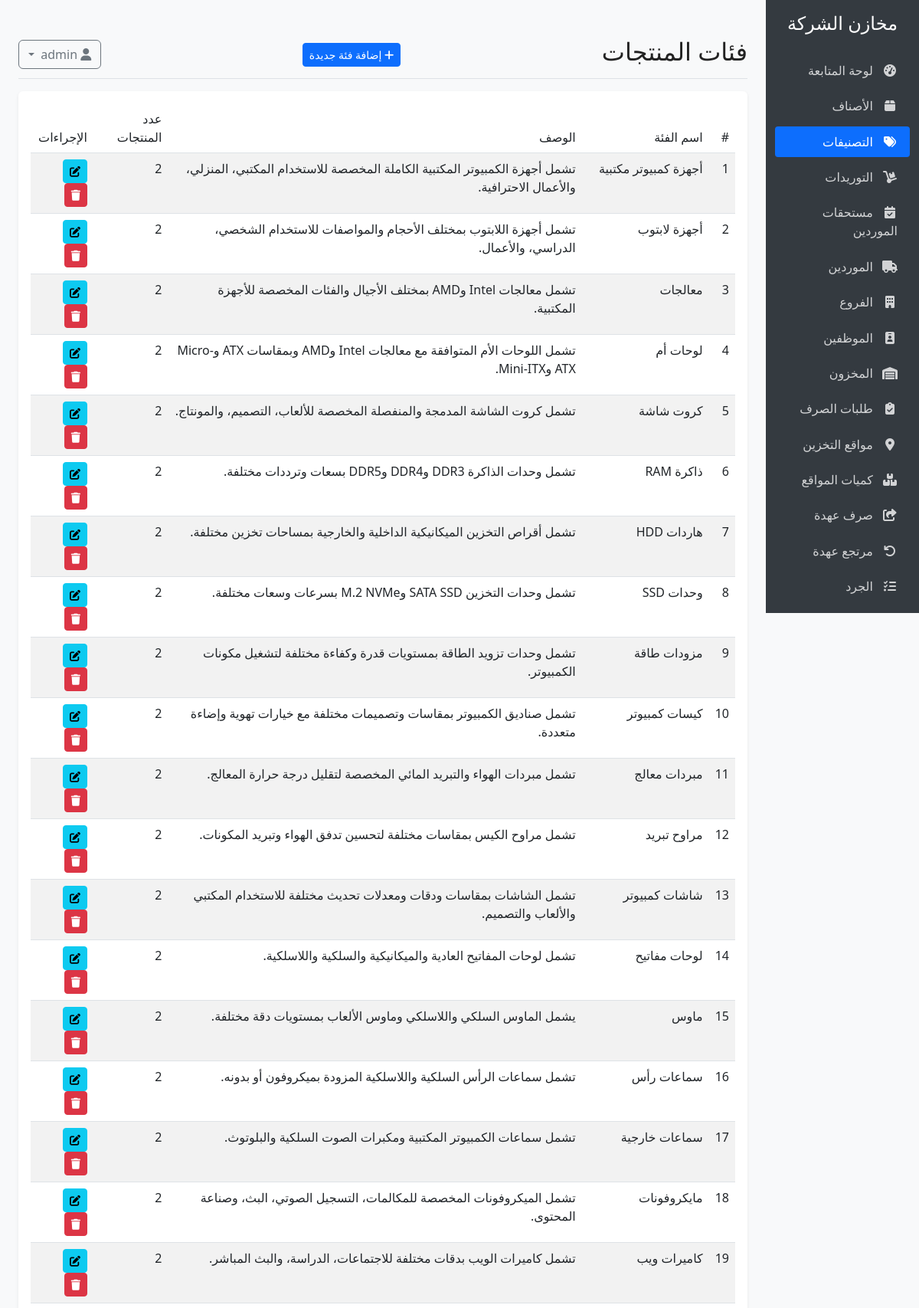
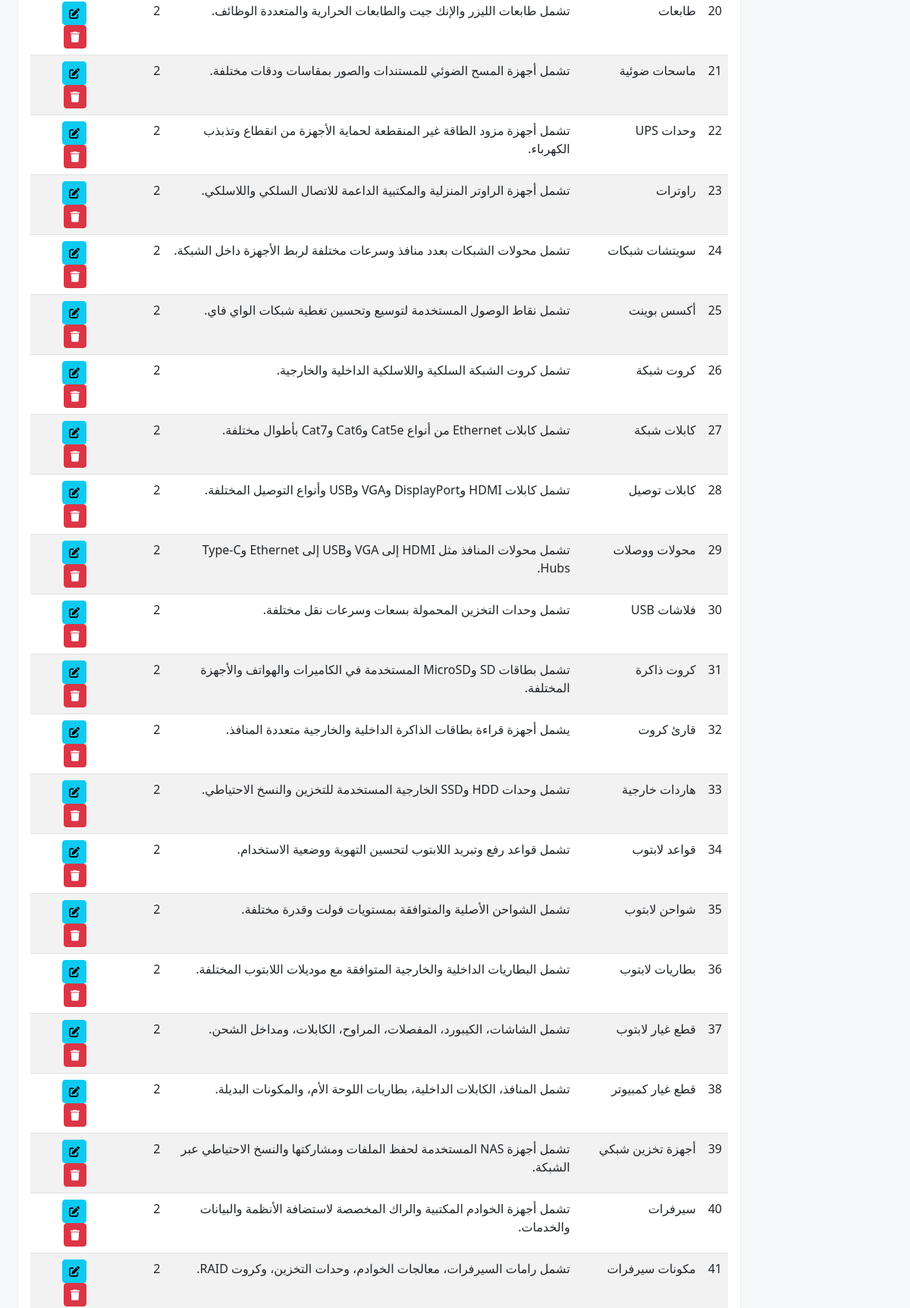
Page /categories (signed in, upper part) on the committed database (2 pictures, top to bottom).
### models.py (models this page shows, shortened)
class Category(db.Model):
    __tablename__ = 'categories'
    id = db.Column(db.Integer, primary_key=True)
    name = db.Column(db.String(100), nullable=False)
    description = db.Column(db.Text, nullable=True)
    notes = db.Column(db.Text, nullable=True)
    products = db.relationship('Product', backref='category', lazy=True)

### app.py (the view)
@app.route('/categories')
@login_required
def categories():
    categories = Category.query.all()
    form = CategoryForm()
    return render_template('categories/index.html', categories=categories, form=form)

### app.py (called while the page is built)
@login_manager.user_loader
def load_user(user_id):
    user = User.query.get(int(user_id))
    if user and not user.is_active:
        return None
    return user

@app.before_request
def hide_retail_pages_in_company_mode():
    path = request.path.rstrip('/') or '/'
    if path.startswith('/static') or not current_user.is_authenticated:
        return None
    if any(path == prefix or path.startswith(f'{prefix}/') for prefix in RETAIL_ONLY_PREFIXES):
        flash('تم إخفاء صفحات البيع والعملاء والكاشير لأن النظام مضبوط كمخزن شركة داخلي.', 'warning')
        return redirect(url_for('index'))
    if path in RETAIL_ONLY_REPORT_PATHS:
        flash('هذا التقرير خاص بالبيع التجاري وغير مستخدم في نظام مخازن الشركة.', 'warning')
        return redirect(url_for('reports'))
    return None

@app.context_processor
def inject_settings():
    from models import Setting
    settings = {s.key: s.value for s in Setting.query.all()}
    def page_url(page):
        args = request.args.to_dict(flat=True)
        args['page'] = page
        return url_for(request.endpoint, **(request.view_args or {}), **args)
    return dict(settings=settings, page_url=page_url)

### templates/categories/index.html (shortened to what this page needs)
{% extends "base.html" %}
{% block header %}فئات المنتجات{% endblock %}
{% block header_buttons %}
{% if current_user.role in ['admin', 'warehouse_manager'] %}
<button type="button" class="btn btn-sm btn-primary" data-bs-toggle="modal" data-bs-target="#addCategoryModal">
    <i class="fas fa-plus"></i> إضافة فئة جديدة
</button>
{% endif %}
{% endblock %}
{% block content %}
<div class="card">
    <div class="card-body">
        <div class="table-responsive">
            <table class="table table-striped table-hover">
                <thead>
                    <tr>
                        <th>#</th>
                        <th>اسم الفئة</th>
                        <th>الوصف</th>
                        <th>عدد المنتجات</th>
                        <th>الإجراءات</th>
                    </tr>
                </thead>
                <tbody>
                    {% for category in categories %}
                    <tr>
                        <td>{{ category.id }}</td>
                        <td>{{ category.name }}</td>
                        <td>{{ category.description }}</td>
                        <td>{{ category.products|length }}</td>
                        <td>
                            {% if current_user.role in ['admin', 'warehouse_manager'] %}
                            <button type="button" class="btn btn-sm btn-info" data-bs-toggle="modal" data-bs-target="#editCategoryModal{{ category.id }}">
                                <i class="fas fa-edit"></i>
                            </button>
                            <button type="button" class="btn btn-sm btn-danger" data-bs-toggle="modal" data-bs-target="#deleteCategoryModal{{ category.id }}">
                                <i class="fas fa-trash"></i>
                            </button>
                            {% endif %}
                        </td>
                    </tr>
                    {% endfor %}
                </tbody>
            </table>
        </div>
    </div>
</div>
{% endblock %}

### static/css/light.css (style rules this page uses)
body { background: #fff; color: #222; }
.card, .table { background: #fff; color: #222; }

### templates/base.html (style rules this page uses)
body { font-family: 'Segoe UI', Tahoma, Geneva, Verdana, sans-serif; background-color: #f8f9fa; }
.card { margin-bottom: 1.5rem; border: none; box-shadow: 0 0.125rem 0.25rem rgba(0, 0, 0, 0.075); }
.table th { font-weight: 500; }

### rows in the picture
Category: id "1", name "أجهزة كمبيوتر مكتبية", description "تشمل أجهزة الكمبيوتر المكتبية الكاملة المخصصة للاستخدام المكتبي، المنزلي، والأعمال الاحترافية.", products|length "2"
Category: id "2", name "أجهزة لابتوب", description "تشمل أجهزة اللابتوب بمختلف الأحجام والمواصفات للاستخدام الشخصي، الدراسي، والأعمال.", products|length "2"
Category: id "3", name "معالجات", description "تشمل معالجات Intel وAMD بمختلف الأجيال والفئات المخصصة للأجهزة المكتبية.", products|length "2"
Category: id "4", name "لوحات أم", description "تشمل اللوحات الأم المتوافقة مع معالجات Intel وAMD وبمقاسات ATX وMicro-ATX وMini-ITX.", products|length "2"
Category: id "5", name "كروت شاشة", description "تشمل كروت الشاشة المدمجة والمنفصلة المخصصة للألعاب، التصميم، والمونتاج.", products|length "2"
Category: id "6", name "ذاكرة RAM", description "تشمل وحدات الذاكرة DDR3 وDDR4 وDDR5 بسعات وترددات مختلفة.", products|length "2"
Category: id "7", name "هاردات HDD", description "تشمل أقراص التخزين الميكانيكية الداخلية والخارجية بمساحات تخزين مختلفة.", products|length "2"
Category: id "8", name "وحدات SSD", description "تشمل وحدات التخزين SATA SSD وM.2 NVMe بسرعات وسعات مختلفة.", products|length "2"
Category: id "9", name "مزودات طاقة", description "تشمل وحدات تزويد الطاقة بمستويات قدرة وكفاءة مختلفة لتشغيل مكونات الكمبيوتر.", products|length "2"
Category: id "10", name "كيسات كمبيوتر", description "تشمل صناديق الكمبيوتر بمقاسات وتصميمات مختلفة مع خيارات تهوية وإضاءة متعددة.", products|length "2"
Category: id "11", name "مبردات معالج", description "تشمل مبردات الهواء والتبريد المائي المخصصة لتقليل درجة حرارة المعالج.", products|length "2"
Category: id "12", name "مراوح تبريد", description "تشمل مراوح الكيس بمقاسات مختلفة لتحسين تدفق الهواء وتبريد المكونات.", products|length "2"
Category: id "13", name "شاشات كمبيوتر", description "تشمل الشاشات بمقاسات ودقات ومعدلات تحديث مختلفة للاستخدام المكتبي والألعاب والتصميم.", products|length "2"
Category: id "14", name "لوحات مفاتيح", description "تشمل لوحات المفاتيح العادية والميكانيكية والسلكية واللاسلكية.", products|length "2"
Category: id "15", name "ماوس", description "يشمل الماوس السلكي واللاسلكي وماوس الألعاب بمستويات دقة مختلفة.", products|length "2"
Category: id "16", name "سماعات رأس", description "تشمل سماعات الرأس السلكية واللاسلكية المزودة بميكروفون أو بدونه.", products|length "2"
Category: id "17", name "سماعات خارجية", description "تشمل سماعات الكمبيوتر المكتبية ومكبرات الصوت السلكية والبلوتوث.", products|length "2"
Category: id "18", name "مايكروفونات", description "تشمل الميكروفونات المخصصة للمكالمات، التسجيل الصوتي، البث، وصناعة المحتوى.", products|length "2"
Category: id "19", name "كاميرات ويب", description "تشمل كاميرات الويب بدقات مختلفة للاجتماعات، الدراسة، والبث المباشر.", products|length "2"
Category: id "20", name "طابعات", description "تشمل طابعات الليزر والإنك جيت والطابعات الحرارية والمتعددة الوظائف.", products|length "2"
Category: id "21", name "ماسحات ضوئية", description "تشمل أجهزة المسح الضوئي للمستندات والصور بمقاسات ودقات مختلفة.", products|length "2"
Category: id "22", name "وحدات UPS", description "تشمل أجهزة مزود الطاقة غير المنقطعة لحماية الأجهزة من انقطاع وتذبذب الكهرباء.", products|length "2"
Category: id "23", name "راوترات", description "تشمل أجهزة الراوتر المنزلية والمكتبية الداعمة للاتصال السلكي واللاسلكي.", products|length "2"
Category: id "24", name "سويتشات شبكات", description "تشمل محولات الشبكات بعدد منافذ وسرعات مختلفة لربط الأجهزة داخل الشبكة.", products|length "2"
Category: id "25", name "أكسس بوينت", description "تشمل نقاط الوصول المستخدمة لتوسيع وتحسين تغطية شبكات الواي فاي.", products|length "2"
Category: id "26", name "كروت شبكة", description "تشمل كروت الشبكة السلكية واللاسلكية الداخلية والخارجية.", products|length "2"
Category: id "27", name "كابلات شبكة", description "تشمل كابلات Ethernet من أنواع Cat5e وCat6 وCat7 بأطوال مختلفة.", products|length "2"
Category: id "28", name "كابلات توصيل", description "تشمل كابلات HDMI وDisplayPort وVGA وUSB وأنواع التوصيل المختلفة.", products|length "2"
Category: id "29", name "محولات ووصلات", description "تشمل محولات المنافذ مثل HDMI إلى VGA وUSB إلى Ethernet وType-C Hubs.", products|length "2"
Category: id "30", name "فلاشات USB", description "تشمل وحدات التخزين المحمولة بسعات وسرعات نقل مختلفة.", products|length "2"
Category: id "31", name "كروت ذاكرة", description "تشمل بطاقات SD وMicroSD المستخدمة في الكاميرات والهواتف والأجهزة المختلفة.", products|length "2"
Category: id "32", name "قارئ كروت", description "يشمل أجهزة قراءة بطاقات الذاكرة الداخلية والخارجية متعددة المنافذ.", products|length "2"
Category: id "33", name "هاردات خارجية", description "تشمل وحدات HDD وSSD الخارجية المستخدمة للتخزين والنسخ الاحتياطي.", products|length "2"
Category: id "34", name "قواعد لابتوب", description "تشمل قواعد رفع وتبريد اللابتوب لتحسين التهوية ووضعية الاستخدام.", products|length "2"
Category: id "35", name "شواحن لابتوب", description "تشمل الشواحن الأصلية والمتوافقة بمستويات فولت وقدرة مختلفة.", products|length "2"
Category: id "36", name "بطاريات لابتوب", description "تشمل البطاريات الداخلية والخارجية المتوافقة مع موديلات اللابتوب المختلفة.", products|length "2"
Category: id "37", name "قطع غيار لابتوب", description "تشمل الشاشات، الكيبورد، المفصلات، المراوح، الكابلات، ومداخل الشحن.", products|length "2"
Category: id "38", name "قطع غيار كمبيوتر", description "تشمل المنافذ، الكابلات الداخلية، بطاريات اللوحة الأم، والمكونات البديلة.", products|length "2"
Category: id "39", name "أجهزة تخزين شبكي", description "تشمل أجهزة NAS المستخدمة لحفظ الملفات ومشاركتها والنسخ الاحتياطي عبر الشبكة.", products|length "2"
Category: id "40", name "سيرفرات", description "تشمل أجهزة الخوادم المكتبية والراك المخصصة لاستضافة الأنظمة والبيانات والخدمات.", products|length "2"
Category: id "41", name "مكونات سيرفرات", description "تشمل رامات السيرفرات، معالجات الخوادم، وحدات التخزين، وكروت RAID.", products|length "2"
